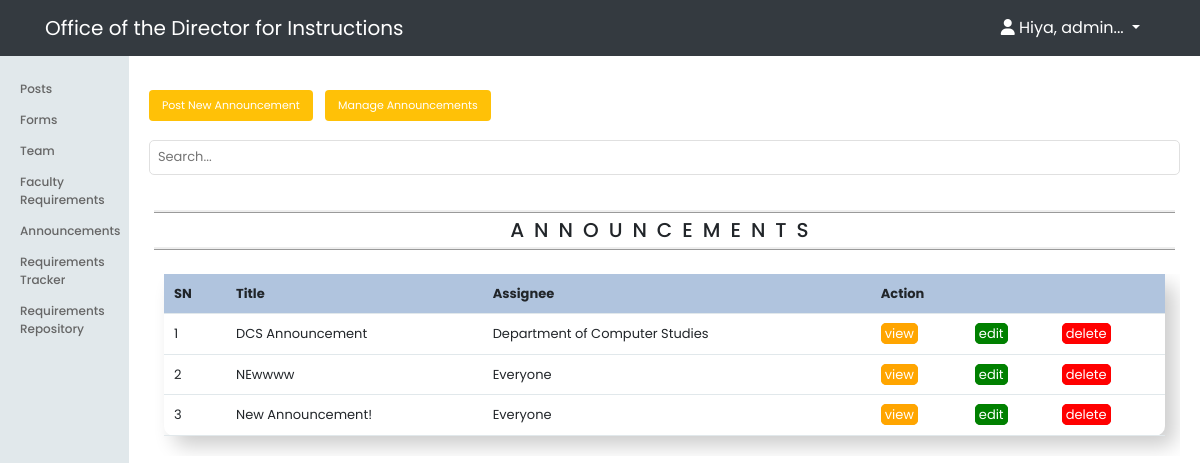
The app's page /admin/announcements/index.php (signed in) with its own data.
### tables this page shows
CREATE TABLE `announcements` (
  `id` int(11) NOT NULL,
  `title` text NOT NULL,
  `content` text NOT NULL,
  `file` varchar(255) NOT NULL,
  `assigned_to` varchar(100) NOT NULL,
  `created_at` timestamp NOT NULL DEFAULT current_timestamp()
);

### app/controllers/announcements.php (called while the page is built, shortened)
<?php
include(ROOT_PATH . "/app/database/db.php");
$table = 'announcements';
$announces = selectAllbyCreatedAt($table);

### app/database/db.php (called while the page is built, shortened)
<?php
require('connect.php');
function selectAllbyCreatedAt($table, $conditions = [])
{
	global $conn;
	$sql = "SELECT * FROM $table ORDER BY created_at DESC";
		$stmt = $conn->prepare($sql);
		$stmt->execute();
		$records = $stmt->get_result()->fetch_all(MYSQLI_ASSOC);
		return $records;
}

### admin/announcements/index.php (the view, shortened to what this page needs)
<?php include(ROOT_PATH . "/app/controllers/announcements.php");
?>
<!DOCTYPE html>
<html lang="en">
    <head>
        <link rel="stylesheet"
            href="https://use.fontawesome.com/releases/v5.7.2/css/all.css"
>
        <link rel="stylesheet" href="../../assets/css/style.css">
        <link rel="stylesheet" href="../../assets/css/admin.css">
        <link rel="stylesheet" href="https://maxcdn.bootstrapcdn.com/bootstrap/4.0.0/css/bootstrap.min.css">
        <link rel="stylesheet" href="<?php echo BASE_URL . '/assets/css/adminheader.css'; ?>">
    </head>
    <body>
        <?php include(ROOT_PATH . "/app/includes/adminHeader.php"); ?>
        <div class="admin-wrapper">
            <?php include(ROOT_PATH . "/app/includes/adminSidebar.php"); ?>
            <div class="admin-content">
                <div class="button-group">
                    <a href="create.php" class="btn btn-big">Post New Announcement</a>
                    <a href="index.php" class="btn btn-big">Manage Announcements</a>
                    <form class="search" action="index.php" method="post">
                        <input type="text" name="search-term" class="text-input" placeholder="Search...">
                    </form>
                </div>
                <div class="content">
                    <h2 class="page-title">Announcements</h2>
                    <div class="container test">
                    <table>
                        <thead>
                            <th>SN</th>
                            <th>Title</th>
                            <th>Assignee</th>
                            <th colspan="3">Action</th>
                        </thead>
                        <tbody>
                            <?php foreach ($announces as $key => $announce): ?>
                                <tr>
                                    <td><?php echo $key + 1; ?></td>
                                    <td><?php echo $announce['title']; ?></td>
                                    <td><?php echo $announce['assigned_to']; ?></td>
                                    <td><a href="view.php?view_id=<?php echo $announce['id']; ?>" class="disable">view</a></td>
                                    <td><a href="edit.php?edit_id=<?php echo $announce['id']; ?>" class="edit">edit</a></td>
                                    <td><a href="index.php?adelete_id=<?php echo $announce['id']; ?>" class="delete">delete</a></td>
                                </tr>
                            <?php endforeach; ?>
                        </tbody>
                    </table>
                </div>
                </div>
            </div>
        </div>
    </body>
</html>

### assets/css/style.css (style rules this page uses)
* { box-sizing: border-box; font-family: 'Poppins', sans-serif; }
html, body { height: 100%; padding: 0px; margin: 0px; }
h1, h2, h3, h4, h5, h6 { color: #5c5b5b; margin: 5px; }
a { text-decoration: none!important; color: inherit; }
.btn { padding: .3rem .6rem; background: #ffc107; color: white; border: 1px solid transparent; border-radius: .25rem; font-size: 11px !important; }
.btn-big { padding: .6rem 1.2rem; margin-right: 8px; margin-bottom: 4px; line-height: 1.2rem; }
.text-input { padding: .3rem .5rem; display: block; width: 100%; border-radius: 5px; border: 1px solid #e0e0e0; outline: none; color: #444; line-height: 1rem; font-size: 13px; height: 35px!important; }
.content { width: 100%; margin: 30px auto 30px; }

### assets/css/admin.css (style rules this page uses)
.admin-wrapper { display: flex; height: 100%; padding-top: 50px; background: white; }
.admin-wrapper .admin-content { flex: 8; height: 100%; padding: 40px 20px 20px 20px; overflow-y: scroll; }
.admin-wrapper .admin-content .search { padding: 15px 0px; margin-left: 670px; margin-top: -55px; margin-bottom: 55px; width: 25%; height: 20px; }
.admin-content .page-title { text-transform: uppercase; font-size: 20px; text-align: center; margin-bottom: 1.5rem; border-top: ridge; border-bottom: ridge; padding: 5px 0; letter-spacing: 10px; }
.test { width: 100%; }
table { table-layout: auto; position: inherit; width: 100%; font-size: 13px; border-radius: 10px; padding: 5px 10px; margin-bottom: 20px; box-shadow: 10px 10px 20px rgba(0,0,0,0.2); }
th, td { padding: 10px; text-align: left; border-bottom: 1px solid #e1e8eb; text-overflow: hidden; }
td { width: auto!important; }
thead { background-color: lightsteelblue!important; }
.edit { padding: 0 3px; color: white; border: solid 1px green; background: green; border-radius: 5px; }
.delete { padding: 0 3px; color: white; border: solid 1px red; background: red; border-radius: 5px; }
.disable { padding: 0 3px; color: white; border: solid 1px orange; background: orange; border-radius: 5px; }
@media only screen and (max-width: 1340px) { .admin-wrapper .admin-content .button-group .search { width: 100%; margin-left: 0px; margin-top: 0px; } }
@media only screen and (max-width: 1340px) { .test { overflow-y: scroll; overflow-x: scroll; } }

### assets/css/adminheader.css (style rules this page uses)
body, input { font-family: 'Poppins', sans-serif; }

### records on screen
announcements: title "DCS Announcement", assigned_to "Department of Computer Studies"
announcements: title "NEwwww", assigned_to "Everyone"
announcements: title "New Announcement!", assigned_to "Everyone"

### other values on screen
substr($_SESSION['firstname'], 0, 8) "admin"
